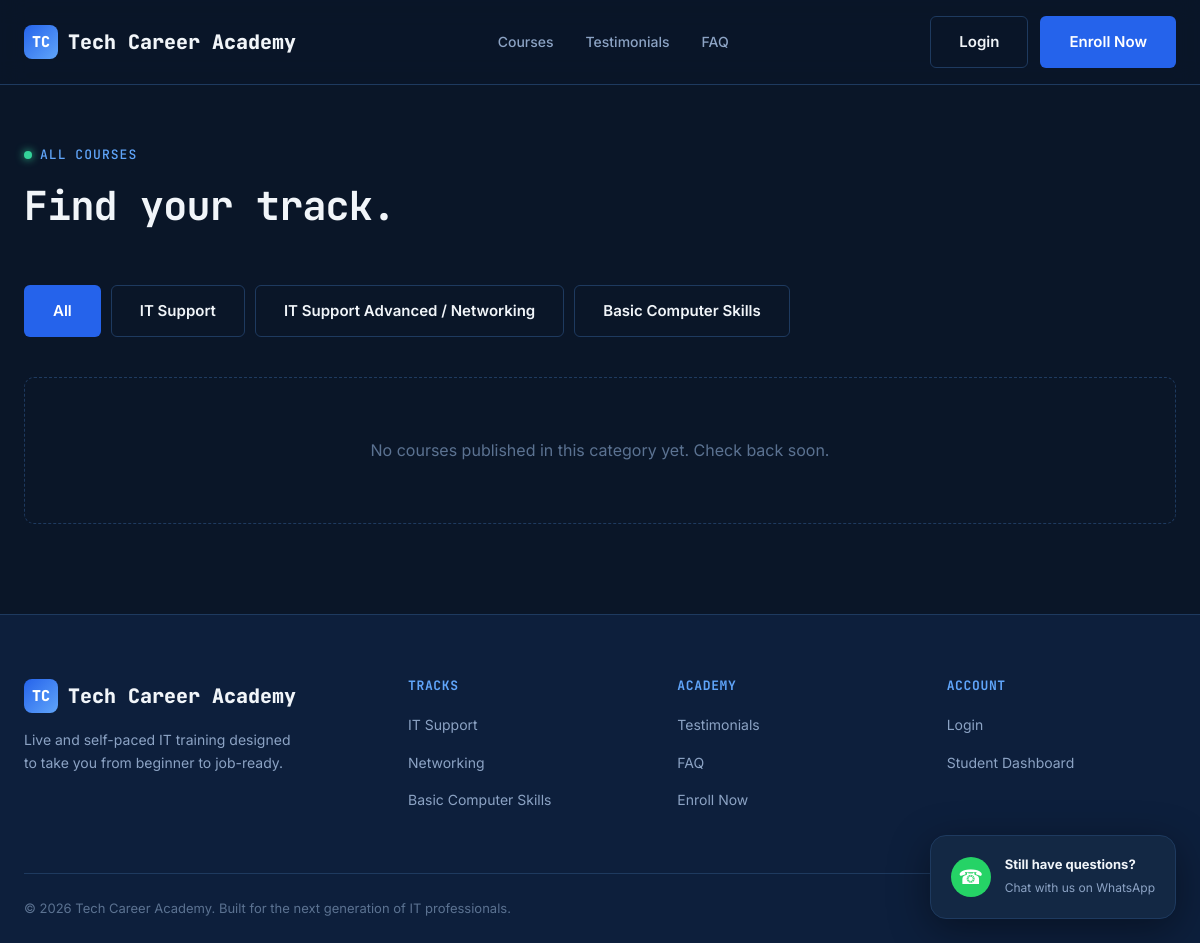
/courses.php, run on the app's committed database.
### tables this page shows
CREATE TABLE categories (
    id INT AUTO_INCREMENT PRIMARY KEY,
    name VARCHAR(100) NOT NULL,
    slug VARCHAR(100) NOT NULL UNIQUE,
    icon VARCHAR(50) DEFAULT 'terminal',
    sort_order INT DEFAULT 0
);

### courses.php (the view, shortened to what this page needs)
<?php
require_once __DIR__ . '/config/db.php';
$category_slug = $_GET['category'] ?? null;
$sql = "
    SELECT co.*, cat.name as category_name, cat.slug as category_slug
    FROM courses co
    JOIN categories cat ON cat.id = co.category_id
    WHERE co.is_published = 1
";
$params = [];
$sql .= " ORDER BY co.created_at DESC";
$stmt = $pdo->prepare($sql);
$stmt->execute($params);
$courses = $stmt->fetchAll();
$categories = $pdo->query("SELECT * FROM categories ORDER BY sort_order")->fetchAll();
include __DIR__ . '/includes/header.php';
?>
<section class="section" style="padding-top: 56px;">
    <div class="container">
        <div class="section-header">
            <span class="eyebrow">All courses</span>
            <h2>Find your track.</h2>
        </div>
        <div style="display:flex; gap:10px; flex-wrap:wrap; margin-bottom:40px;">
            <a href="/courses.php" class="btn <?= !$category_slug ? 'btn-primary' : 'btn-outline' ?>">All</a>
            <?php foreach ($categories as $cat): ?>
                <a href="/courses.php?category=<?= urlencode($cat['slug']) ?>" class="btn <?= $category_slug === $cat['slug'] ? 'btn-primary' : 'btn-outline' ?>">
                    <?= htmlspecialchars($cat['name']) ?>
                </a>
            <?php endforeach; ?>
        </div>
        <?php if (empty($courses)): ?>
            <div class="empty-state">No courses published in this category yet. Check back soon.</div>
        <?php endif; ?>
    </div>
</section>
<?php include __DIR__ . '/includes/footer.php'; ?>

### assets/css/style.css (style rules this page uses)
:root { --bg-primary: #0a1628; --bg-secondary: #0d1f3c; --bg-tertiary: #132844; --bg-elevated: #16304f; --accent-primary: #2563eb; --accent-primary-hover: #3b74f5; --accent-secondary: #60a5fa; --text-primary: #f1f5f9; --text-muted: #8ca3c4; --text-dim: #5b7291; --border-color: #1e3a5f; --success: #34d399; --whatsapp: #25d366; --font-display: 'JetBrains Mono', 'Courier New', monospace; --font-body: 'Inter', -apple-system, BlinkMacSystemFont, sans-serif; --max-width: 1200px; --radius-sm: 6px; --radius-md: 10px; --radius-lg: 16px; }
* { margin: 0; padding: 0; box-sizing: border-box; }
html { scroll-behavior: smooth; }
body { font-family: var(--font-body); background: var(--bg-primary); color: var(--text-primary); line-height: 1.6; -webkit-font-smoothing: antialiased; }
a { color: inherit; text-decoration: none; }
.container { max-width: var(--max-width); margin: 0 auto; padding: 0 24px; }
h1, h2, h3, h4 { font-family: var(--font-display); font-weight: 700; line-height: 1.15; letter-spacing: -0.02em; }
.eyebrow { font-family: var(--font-display); font-size: 13px; font-weight: 500; color: var(--accent-secondary); text-transform: uppercase; letter-spacing: 0.08em; display: inline-flex; align-items: center; gap: 8px; }
.eyebrow::before { content: ''; width: 8px; height: 8px; background: var(--success); border-radius: 50%; box-shadow: 0 0 8px var(--success); animation: pulse 2s ease-in-out infinite; }
.btn { display: inline-flex; align-items: center; justify-content: center; gap: 8px; padding: 13px 28px; border-radius: var(--radius-sm); font-weight: 600; font-size: 15px; border: 1px solid transparent; transition: all 0.2s ease; white-space: nowrap; }
.btn-primary { background: var(--accent-primary); color: #fff; }
.btn-outline { background: transparent; border-color: var(--border-color); color: var(--text-primary); }
.section { padding: 90px 0; }
.section-header { max-width: 640px; margin-bottom: 56px; }
.section-header h2 { font-size: clamp(28px, 4vw, 40px); margin-top: 16px; }
.empty-state { text-align: center; padding: 60px 20px; color: var(--text-dim); border: 1px dashed var(--border-color); border-radius: var(--radius-md); }

### data on the page
categories: name "IT Support"
categories: name "IT Support Advanced / Networking"
categories: name "Basic Computer Skills"
